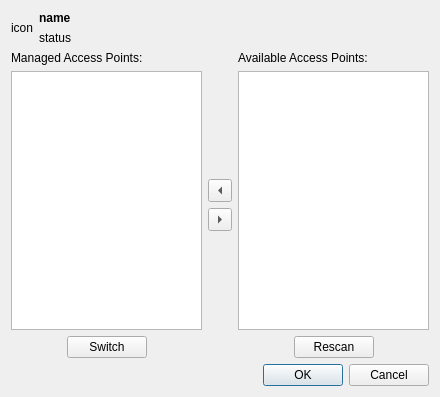
<ui version="4.0" >
 <class>wpaset</class>
 <widget class="QDialog" name="wpaset" >
  <property name="geometry" >
   <rect>
    <x>0</x>
    <y>0</y>
    <width>440</width>
    <height>397</height>
   </rect>
  </property>
  <property name="windowTitle" >
   <string>Wireless settings</string>
  </property>
  <layout class="QVBoxLayout" >
   <item>
    <layout class="QHBoxLayout" >
     <item>
      <widget class="QLabel" name="iconLabel" >
       <property name="sizePolicy" >
        <sizepolicy vsizetype="Preferred" hsizetype="Fixed" >
         <horstretch>0</horstretch>
         <verstretch>0</verstretch>
        </sizepolicy>
       </property>
       <property name="text" >
        <string>icon</string>
       </property>
      </widget>
     </item>
     <item>
      <layout class="QVBoxLayout" >
       <item>
        <widget class="QLabel" name="nameLabel" >
         <property name="font" >
          <font>
           <weight>75</weight>
           <bold>true</bold>
          </font>
         </property>
         <property name="text" >
          <string>name</string>
         </property>
        </widget>
       </item>
       <item>
        <widget class="QLabel" name="statusLabel" >
         <property name="text" >
          <string>status</string>
         </property>
        </widget>
       </item>
      </layout>
     </item>
    </layout>
   </item>
   <item>
    <layout class="QHBoxLayout" >
     <item>
      <layout class="QVBoxLayout" >
       <item>
        <widget class="QLabel" name="label" >
         <property name="text" >
          <string>Managed Access Points:</string>
         </property>
         <property name="buddy" >
          <cstring>managedView</cstring>
         </property>
        </widget>
       </item>
       <item>
        <widget class="QTreeView" name="managedView" />
       </item>
       <item>
        <layout class="QHBoxLayout" >
         <item>
          <spacer>
           <property name="orientation" >
            <enum>Qt::Horizontal</enum>
           </property>
           <property name="sizeHint" >
            <size>
             <width>40</width>
             <height>20</height>
            </size>
           </property>
          </spacer>
         </item>
         <item>
          <widget class="QPushButton" name="switchButton" >
           <property name="text" >
            <string>Switch</string>
           </property>
          </widget>
         </item>
         <item>
          <spacer>
           <property name="orientation" >
            <enum>Qt::Horizontal</enum>
           </property>
           <property name="sizeHint" >
            <size>
             <width>40</width>
             <height>20</height>
            </size>
           </property>
          </spacer>
         </item>
        </layout>
       </item>
      </layout>
     </item>
     <item>
      <layout class="QVBoxLayout" >
       <item>
        <spacer>
         <property name="orientation" >
          <enum>Qt::Vertical</enum>
         </property>
         <property name="sizeHint" >
          <size>
           <width>20</width>
           <height>40</height>
          </size>
         </property>
        </spacer>
       </item>
       <item>
        <widget class="QToolButton" name="includeButton" >
         <property name="text" >
          <string>...</string>
         </property>
         <property name="arrowType" >
          <enum>Qt::LeftArrow</enum>
         </property>
        </widget>
       </item>
       <item>
        <widget class="QToolButton" name="excludeButton" >
         <property name="text" >
          <string>...</string>
         </property>
         <property name="arrowType" >
          <enum>Qt::RightArrow</enum>
         </property>
        </widget>
       </item>
       <item>
        <spacer>
         <property name="orientation" >
          <enum>Qt::Vertical</enum>
         </property>
         <property name="sizeHint" >
          <size>
           <width>20</width>
           <height>40</height>
          </size>
         </property>
        </spacer>
       </item>
      </layout>
     </item>
     <item>
      <layout class="QVBoxLayout" >
       <item>
        <widget class="QLabel" name="label_2" >
         <property name="text" >
          <string>Available Access Points:</string>
         </property>
         <property name="buddy" >
          <cstring>availableView</cstring>
         </property>
        </widget>
       </item>
       <item>
        <widget class="QTreeView" name="availableView" />
       </item>
       <item>
        <layout class="QHBoxLayout" >
         <item>
          <spacer>
           <property name="orientation" >
            <enum>Qt::Horizontal</enum>
           </property>
           <property name="sizeHint" >
            <size>
             <width>40</width>
             <height>20</height>
            </size>
           </property>
          </spacer>
         </item>
         <item>
          <widget class="QPushButton" name="rescanButton" >
           <property name="text" >
            <string>Rescan</string>
           </property>
          </widget>
         </item>
         <item>
          <spacer>
           <property name="orientation" >
            <enum>Qt::Horizontal</enum>
           </property>
           <property name="sizeHint" >
            <size>
             <width>51</width>
             <height>20</height>
            </size>
           </property>
          </spacer>
         </item>
        </layout>
       </item>
      </layout>
     </item>
    </layout>
   </item>
   <item>
    <widget class="QDialogButtonBox" name="buttonBox" >
     <property name="orientation" >
      <enum>Qt::Horizontal</enum>
     </property>
     <property name="standardButtons" >
      <set>QDialogButtonBox::Cancel|QDialogButtonBox::NoButton|QDialogButtonBox::Ok</set>
     </property>
    </widget>
   </item>
  </layout>
 </widget>
 <tabstops>
  <tabstop>managedView</tabstop>
  <tabstop>switchButton</tabstop>
  <tabstop>includeButton</tabstop>
  <tabstop>excludeButton</tabstop>
  <tabstop>availableView</tabstop>
  <tabstop>rescanButton</tabstop>
  <tabstop>buttonBox</tabstop>
 </tabstops>
 <resources/>
 <connections>
  <connection>
   <sender>buttonBox</sender>
   <signal>accepted()</signal>
   <receiver>wpaset</receiver>
   <slot>accept()</slot>
   <hints>
    <hint type="sourcelabel" >
     <x>248</x>
     <y>254</y>
    </hint>
    <hint type="destinationlabel" >
     <x>157</x>
     <y>274</y>
    </hint>
   </hints>
  </connection>
  <connection>
   <sender>buttonBox</sender>
   <signal>rejected()</signal>
   <receiver>wpaset</receiver>
   <slot>reject()</slot>
   <hints>
    <hint type="sourcelabel" >
     <x>316</x>
     <y>260</y>
    </hint>
    <hint type="destinationlabel" >
     <x>286</x>
     <y>274</y>
    </hint>
   </hints>
  </connection>
 </connections>
</ui>
